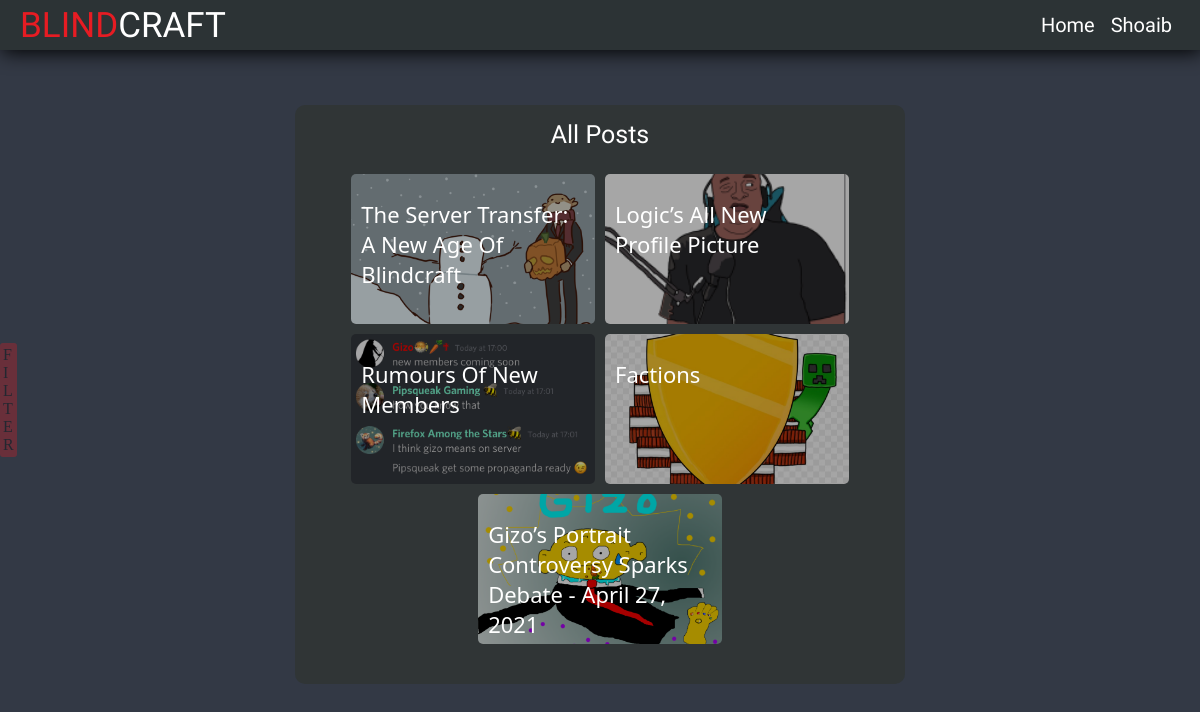
The app's page /news/ (signed in) with its own data.
### newsBlog/models.py (models this page shows, shortened)
class Post(models.Model):
	id = models.UUIDField(primary_key=True, default=uuid.uuid4, editable=False)
	STATUS_CHOICES = (
		('draft', 'Draft'),
		('published', 'Published'),
	)
	title = models.CharField(max_length=250,blank=False)
	slug = models.SlugField(max_length=250,unique_for_date='publish',blank=False)
	body = models.TextField(blank=False)
	thumbnail = models.CharField(max_length=50,blank=True,default='WLUHO9A_xik',help_text='ONLY PHOTOS UPLOADED TO SERVER!!')
	author = models.ForeignKey(User, on_delete=models.CASCADE,related_name='newsBlog_post')
	publish = models.DateTimeField(default=timezone.now)
	created = models.DateTimeField(auto_now_add=True)
	updated = models.DateTimeField(auto_now=True)
	status = models.CharField(max_length=10,choices=STATUS_CHOICES,default='draft')
	objects = models.Manager() #Django's default model manager/filterer
	published = PublishedManager() #Our custom model manager/filterer
	tags = TaggableManager(through=UUIDTaggedItem)
	class Meta:
		ordering = ('-publish',)
	def get_absolute_url(self):
		 return reverse('newsBlog:detail',args=[self.publish.year,
		 										self.publish.month,
												self.publish.day, self.slug])

### newsBlog/views.py (the view)
# urls.py: path('' ,list ,name = 'list'),
def list(request):
	return render(request,'newsBlog/files/listBlog.html',{'nav':'common/nav.html','posts':Post.published.all(),'css':'newsBlog/files/listBlogCss.html','js':'newsBlog/files/listBlogJs.html'})

### newsBlog/models.py (called while the page is built)
	def get_queryset(self):
		return super(PublishedManager,self).get_queryset()\
										   .filter(status='published')

### templates/newsBlog/files/listBlog.html (shortened to what this page needs)
{% extends "newsBlog/base.html" %}
{% block content %}
<div id="container">
    <div id="postList">
        <span class="heading">All Posts</span>
        <div id="postContainer">
            {% for post in posts %}
            <div class="post" onclick="document.location.href = '{{ post.get_absolute_url }}'">
                <div class="postTitle">{{ post.title|truncatewords:15 }}</div>
                <img class="postThumbnail" src="/media/{{ post.thumbnail }}">
            </div>
            {% endfor %}
        </div>
    </div>
</div>
{% endblock %}
{% block extras %}
<div id="filterTrigger">
    <div id="filterTriggerButton" onclick="filterTrigger('open')">
        <span>F</span><br>
        <span>I</span><br>
        <span>L</span><br>
        <span>T</span><br>
        <span>E</span><br>
        <span>R</span><br>
    </div>
</div>
{% endblock extras %}

### templates/common/nav.html (shortened to what this page needs)
<div id="nav">
    <div id="navCompany">
        <span id="first" onclick="document.location.href = '/'">
            Blind
        </span>
        <span id="second" onclick="document.location.href = '/'">
            Craft
        </span>
    </div>
    <div id="navButton">
        <a id="homeL" href="/"><span>home</span></a>
        {% if request.user.is_authenticated %}
        <a id="profileL" href="/account/"><span>{{ request.user.first_name }}</span></a>
        {% else %}
        <a id="profileL" href="/account/signin/"><span>sign in</span></a>
        {% endif %}
    </div>
</div>

### templates/newsBlog/base.html (style rules this page uses)
body { width: 100vw; height: auto; background-color: #333945; overflow-x: hidden; }

### templates/newsBlog/files/listBlogCss.html (style rules this page uses)
#container { height: auto; display: flex; flex-wrap: wrap; width: 95%; justify-content: center; perspective: 6000px; margin-bottom: 25px; }
#postList, #postTrending { height: -webkit-fit-content; min-height: 10vh; padding: 15px 20px; background-color: #303536; color: white; border-radius: 10px; margin: 5px 15px; }
.heading { text-transform: capitalize; color: white; cursor: default; font-family: 'Spartan', sans-serif; }
#postContainer { display: flex; flex-wrap: wrap; width: 95%; height: auto; min-height: 200px; justify-content: center; margin: 20px 0; }
#postContainer .post { width: 45%; height: auto; min-height: 150px; max-height: 200px; margin: 5px; border-radius: 5px; position: relative; overflow: hidden; -webkit-font-smoothing: antialiased; backface-visibility: hidden; }
#postContainer .post .postTitle { margin: 25px auto; text-transform: capitalize; cursor: default; font-family: system-ui; text-align: left; padding: 0 15px 0 10px; z-index: 10; position: absolute; top: 0; left: 0; height: 100%; transition: 0.2s; }
#postContainer .post .postThumbnail { position: absolute; height: 100%; width: auto; min-width: 100%; margin: 0; z-index: 5; top: 0; left: 0; object-fit: cover; object-position: center; filter: brightness(0.65); }
#filterTrigger { position: fixed; display: flex; align-items: center; left: 0; top: 0; height: 100%; width: 20px; }
#filterTrigger #filterTriggerButton { background: #E71C23; padding: 3px; opacity: 0.3; border-radius: 3px; height: fit-content; width: fit-content; cursor: default; }
@media (min-width:320px) { #postList, #postTrending { width: 85%; } }
@media (min-width:320px) { .heading { font-size: 17px; } }
@media (min-width:320px) { .postTitle { font-size: 15px; } }
@media (min-width:320px) { #postContainer .post { width: 85%; } }
@media (min-width:481px) { #postList, #postTrending { width: 85%; } }
@media (min-width:481px) { .heading { font-size: 20px; } }
@media (min-width:481px) { .postTitle { font-size: 17px; } }
@media (min-width:481px) { #postContainer .post { width: 45%; } }
@media (min-width:641px) { #postList, #postTrending { width: 90%; } }
@media (min-width:641px) { .heading { font-size: 22px; } }
@media (min-width:641px) { .postTitle { font-size: 20px; } }
@media (min-width:641px) { #postContainer .post { width: 45%; } }
@media (min-width:961px) { #postList, #postTrending { width: 85%; } }
@media (min-width:961px) { .heading { font-size: 25px; } }
@media (min-width:961px) { .postTitle { font-size: 22px; } }
@media (min-width:961px) { #postContainer .post { width: 45%; } }
@media (min-width:1025px) { #postList { width: 50%; } }
@media (min-width:1025px) { .heading { font-size: 25px; } }
@media (min-width:1025px) { .postTitle { font-size: 22px; } }
@media (min-width:1025px) { #postContainer .post { width: 45%; } }

### templates/common/nav.html (style rules this page uses)
#nav { position: fixed; background-color: #2C3335; box-shadow: 2px 2px 20px 0px black; width: 100vw; height: 50px; top: 0; left: 0; display: flex; align-items: center; transition: 0.4s; z-index: 50; }
#navCompany { display: flex; justify-content: flex-start; width: 50%; margin-left: 20px; color: white; }
#navCompany span ,#navHeading span { text-transform: uppercase; font-family: 'Kreon', serif; cursor: default; }
#first { color: #E71C23; }
#second { color: white; }
#navButton { width: 50%; display: flex; justify-content: flex-end; margin-right: 20px; }
#navButton a { text-decoration: none; }
#navButton span { text-transform: capitalize; color: white; cursor: default; font-family: 'Spartan', sans-serif; }
@media (min-width:320px) { #navButton span { font-size: 17px; padding: 0 5px; } }
@media (min-width:320px) { #navCompany span,#navHeading span { font-size: 28px; } }
@media (min-width:481px) { #navButton span { font-size: 18px; padding: 0 6px; } }
@media (min-width:481px) { #navCompany span,#navHeading span { font-size: 30px; } }
@media (min-width:641px) { #navButton span { font-size: 19px; padding: 0 7px; } }
@media (min-width:641px) { #navCompany span,#navHeading span { font-size: 32px; } }
@media (min-width:961px) { #navButton span { font-size: 20px; padding: 0 8px; } }
@media (min-width:961px) { #navCompany span,#navHeading span { font-size: 35px; } }
@media (min-width:1025px) { #navButton span { font-size: 20px; padding: 0 8px; } }
@media (min-width:1025px) { #navCompany span,#navHeading span { font-size: 35px; } }

### records on screen
Post: title "The Server Transfer: A New Age Of Blindcraft", thumbnail (picture)
Post: title "Logic’s All New Profile Picture", thumbnail (picture)
Post: title "Rumours Of New Members", thumbnail (picture)
Post: title "Factions", thumbnail (picture)
Post: title "Gizo’s Portrait Controversy Sparks Debate - April 27, 2021", thumbnail (picture)

### other values on screen
{{ request.user.first_name }} "Shoaib"
